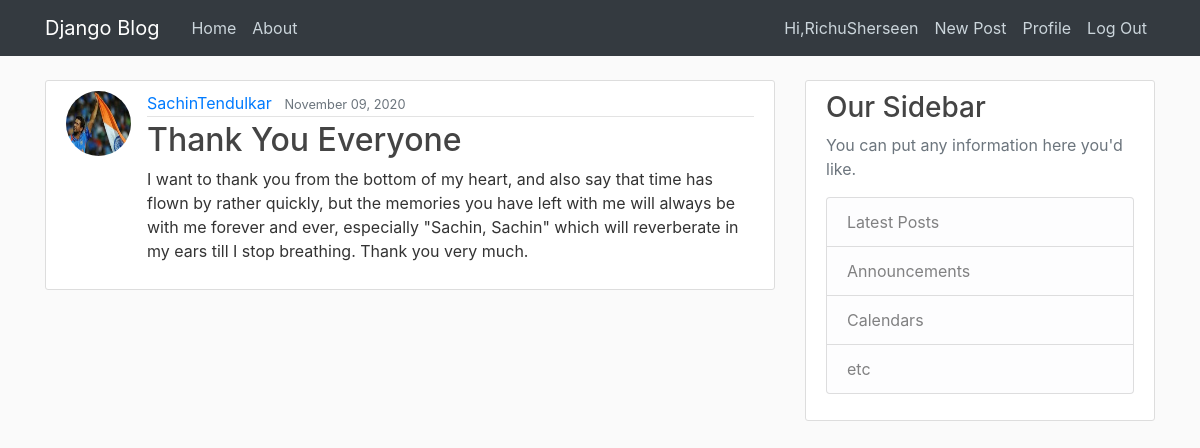
The app's page /post/2/ (signed in) with its own data.
### blog/models.py (models this page shows, shortened)
class Post(models.Model):
    title = models.CharField(max_length=100)
    content = models.TextField()
    date_posted = models.DateTimeField(default=timezone.now)
    author = models.ForeignKey(User,on_delete = models.CASCADE)

### users/models.py (models this page shows, shortened)
class Profile(models.Model):
    user = models.OneToOneField(User, on_delete=models.CASCADE)
    image = models.ImageField(default = 'default.jpg',upload_to='profile_pics')

### blog/views.py (the view)
# urls.py: path('post/<int:pk>/',PostDetailView.as_view(), name = 'post-detail'),
class PostDetailView(DetailView):
    model = Post

### blog/templates/blog/post_detail.html (shortened to what this page needs)
{% extends "blog/base.html" %}
{% block content %}
        <article class="media content-section">
            <img class="rounded-circle article-img" src="{{ object.author.profile.image.url }}" alt="not loaded">
            <div class="media-body">
            <div class="article-metadata">
                <a class="mr-2" href="#">{{ object.author }}</a>
                <small class="text-muted">{{ object.date_posted|date:"F d, Y " }}</small>
            </div>
            <h2 class="article-title">{{ object.title }}</h2>
            <p class="article-content">{{ object.content }}</p>
            </div>
        </article>
{% endblock content %}

### blog/templates/blog/base.html (shortened to what this page needs)
{% load static %}
<!DOCTYPE html>
<html lang="en">
    <head>
        <link rel="stylesheet" href="https://stackpath.bootstrapcdn.com/bootstrap/4.3.1/css/bootstrap.min.css">
        <link rel="stylesheet" href="{% static 'blog/main.css' %}">
</head>
<body>
    <header class="site-header">
        <nav class="navbar navbar-expand-md navbar-dark bg-dark fixed-top">
          <div class="container">
            <a class="navbar-brand mr-4" href="{% url 'blog-home' %}">Django Blog</a>
            <div class="collapse navbar-collapse" id="navbarToggle">
              <div class="navbar-nav mr-auto">
                <a class="nav-item nav-link" href="{% url 'blog-home' %}">Home</a>
                <a class="nav-item nav-link" href="/about">About</a>
              </div>
              <div class="navbar-nav">
                {% if user.is_authenticated %}
                  <a class="nav-item nav-link" href="{% url 'user-logout' %}">Hi,{{ user.username }}</a>
                  <a class="nav-item nav-link" href="{% url 'post-create' %}">New Post</a>
                  <a class="nav-item nav-link" href="{% url 'user-profile' %}">Profile</a>
                  <a class="nav-item nav-link" href="{% url 'user-logout' %}">Log Out</a>
                {% else %}
                  <a class="nav-item nav-link" href="{% url 'user-login' %}">Login</a>
                  <a class="nav-item nav-link" href="{% url 'user-register' %}">Register</a>
                {% endif %}
              </div>
            </div>
          </div>
        </nav>
    </header>
    <main role="main" class="container">
        <div class="row">
          <div class="col-md-8">
            {% block content %}{% endblock %}
          </div>
          <div class="col-md-4">
            <div class="content-section">
              <h3>Our Sidebar</h3>
              <p class='text-muted'>You can put any information here you'd like.
                <ul class="list-group">
                  <li class="list-group-item list-group-item-light">Latest Posts</li>
                  <li class="list-group-item list-group-item-light">Announcements</li>
                  <li class="list-group-item list-group-item-light">Calendars</li>
                  <li class="list-group-item list-group-item-light">etc</li>
                </ul>
              </p>
            </div>
          </div>
        </div>
    </main>
</body>
</html>

### blog/static/blog/main.css (style rules this page uses)
body { background: #fafafa; color: #333333; margin-top: 5rem; }
h1, h2, h3, h4, h5, h6 { color: #444444; }
ul { margin: 0; }
.site-header .navbar-nav .nav-link { color: #cbd5db; }
.content-section { background: #ffffff; padding: 10px 20px; border: 1px solid #dddddd; border-radius: 3px; margin-bottom: 20px; }
.article-title { color: #444444; }
.article-content { white-space: pre-line; }
.article-img { height: 65px; width: 65px; margin-right: 16px; }
.article-metadata { padding-bottom: 1px; margin-bottom: 4px; border-bottom: 1px solid #e3e3e3 }

### records on screen
Post: author.profile.image (picture), author "SachinTendulkar", date_posted "November 09, 2020", title "Thank You Everyone", content "I want to thank you from the bottom of my heart, and also say that time has flown by rather quickly, but the memories you have left with me will always be with me forever and ever, especially \"Sachin, Sachin\" which will reverberate in my ears till I stop breathing. Thank you very much."

### other values on screen
{{ user.username }} "RichuSherseen"
